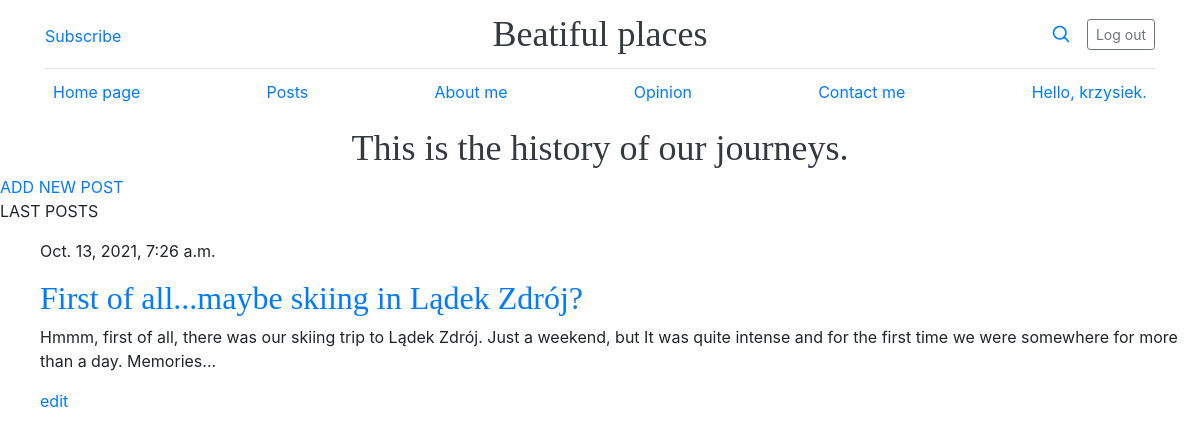
The app's page /posts/ (signed in) with its own data.
### blog_app/models.py (models this page shows, shortened)
class BlogPost(models.Model):
    title = models.TextField(max_length=70)
    text = models.TextField()
    date_added = models.DateTimeField(auto_now_add=True)
    owner=models.ForeignKey(User, on_delete=models.CASCADE)

### blog_app/views.py (the view)
# urls.py: path('posts/', views.posts, name = 'posts'),
@login_required
def posts(request):
    posts = BlogPost.objects.filter(owner=request.user).order_by('date_added')
    context = { 'posts' : posts}
    return render(request, 'blog_app/posts.html', context)

### blog_app/templates/blog_app/posts.html
{% extends "blog_app/base.html" %}
{% block content %}
    <a href="{% url 'blog_app:new_post' %}">ADD NEW POST</a>
    <p>LAST POSTS</p>
    <ul>
        {% for post in posts %}
            <div>
                <p>{{post.date_added}}</p>
                <h2><a href="">{{post.title}}</a></h2>
                <p>{{post.text|linebreaksbr}}</p>
                <a href="{% url 'blog_app:edit_post' pk=post.pk %}">edit</a>
            </div>
        {% empty %}
            <li> No posts. </li>
        {%endfor%}
    </ul>
{% endblock content %}

### blog_app/templates/blog_app/base.html (shortened to what this page needs)
{% load static %}
<!doctype html>
<html lang="en">
<head>
<link href="../assets/dist/css/bootstrap.min.css" rel="stylesheet">
    <link href="blog.css" rel="stylesheet">
    <link rel="stylesheet" href="https://maxcdn.bootstrapcdn.com/bootstrap/4.0.0/css/bootstrap.min.css">
    <link rel="stylesheet" href="{% static 'css/blog.css' %}">
</head>
<body>
    {% if user.is_authenticated %}
        <div class="container">
        <header class="blog-header py-3">
            <div class="row flex-nowrap justify-content-between align-items-center">
            <div class="col-4 pt-1">
                <a class="link-secondary" href="#">Subscribe</a>
            </div>
            <div class="col-4 text-center">
                <a class="blog-header-logo text-dark" href="#">Beatiful places</a>
            </div>
            <div class="col-4 d-flex justify-content-end align-items-center">
                <a class="link-secondary" href="#" aria-label="Search">
                <svg xmlns="http://www.w3.org/2000/svg" width="20" height="20" fill="none" stroke="currentColor" stroke-linecap="round" stroke-linejoin="round" stroke-width="2" class="mx-3" role="img" viewBox="0 0 24 24"><title>Search</title><circle cx="10.5" cy="10.5" r="7.5"/><path d="M21 21l-5.2-5.2"/></svg>
                </a>
                <a class="btn btn-sm btn-outline-secondary" href="{% url 'users:logout' %}">Log out</a>
            </div>
            </div>
        </header>
        <div class="nav-scroller py-1 mb-2">
            <nav class="nav d-flex justify-content-between">
            <a class="p-2 link-secondary" href="{% url 'blog_app:index' %}">Home page</a>
            <a class="p-2 link-secondary" href="{% url 'blog_app:posts' %}">Posts</a>
            <a class="p-2 link-secondary" href="#">About me</a>
            <a class="p-2 link-secondary" href="#">Opinion</a>
            <a class="p-2 link-secondary" href="#">Contact me</a>
            <a class="p-2 link-secondary" href="#">Hello, {{user.username}}. </a>
            </nav>
        </div>
        </div>
    {% endif %}
    <div class="text-center">
            <a class="blog-header-logo text-dark" href="#">This is the history of our journeys.</a>
    </div>
    {% block content %}{% endblock content %}
</body>

### blog_app/static/css/blog.css (style rules this page uses)
.blog-header { line-height: 1; border-bottom: 1px solid #e5e5e5; }
.blog-header-logo { font-family: "Playfair Display", Georgia, "Times New Roman", serif; font-size: 2.25rem; }
h1, h2, h3, h4, h5, h6 { font-family: "Playfair Display", Georgia, "Times New Roman", serif; }
.nav-scroller { position: relative; z-index: 2; height: 2.75rem; overflow-y: hidden; }
.nav-scroller .nav { display: flex; flex-wrap: nowrap; padding-bottom: 1rem; margin-top: -1px; overflow-x: auto; text-align: center; white-space: nowrap; -webkit-overflow-scrolling: touch; }

### records on screen
BlogPost: date_added "Oct. 13, 2021, 7:26 a.m.", title "First of all...maybe skiing in Lądek Zdrój?", text "Hmmm, first of all, there was our skiing trip to Lądek Zdrój. Just a weekend, but It was quite intense and for the first time we were somewhere for more than a day. Memories..."

### other values on screen
{{ user.username }} "krzysiek"
